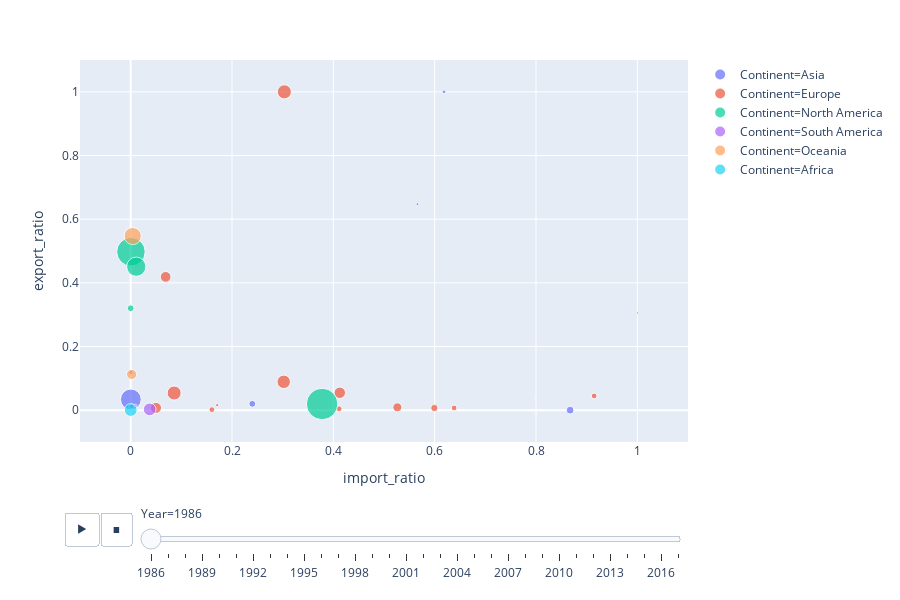

The notebook cell this image was saved under:
### Code cell
import plotly.express as px
px.scatter(exchanges, x="import_ratio", y="export_ratio", animation_frame="Year", animation_group="Country",
           size="Honey Consumption", color="Continent", hover_name="Country",
        size_max=55, range_x=[-0.1,1.1], range_y=[-0.1,1.1])

### Figure 1 — Plotly figure (JSON) as saved in the notebook; plotly's stock layout.template omitted (floating-point values rounded to 4 significant figures)
{"data": [{"hoverlabel": {"namelength": 0}, "hovertemplate": "<b>%{hovertext}</b><br><br>Continent=Asia<br>Year=1986<br>import_ratio=%{x}<br>export_ratio=%{y}<br>Honey Consumption=%{marker.size}", "hovertext": ["Cyprus", "Israel", "Jordan", "Japan", "China, Taiwan Province of", "Thailand", "Turkey", "Saudi Arabia"], "ids": ["Cyprus", "Israel", "Jordan", "Japan", "China, Taiwan Province of", "Thailand", "Turkey", "Saudi Arabia"], "legendgroup": "Continent=Asia", "marker": {"color": "#636efa", "size": [720, 1520, 67, 5553, 4230, 1300, 39649, 4], "sizemode": "area", "sizeref": 183.5, "symbol": "circle"}, "mode": "markers", "name": "Continent=Asia", "showlegend": true, "type": "scatter", "x": [0.5661, 0.0007353, 0.7972, 0.8674, 0.24, 0.6184, 0.0003649, 1], "xaxis": "x", "y": [0.6471, 0.1184, 0.03559, 0, 0.01991, 1, 0.03389, 1], "yaxis": "y"}, {"hoverlabel": {"namelength": 0}, "hovertemplate": "<b>%{hovertext}</b><br><br>Continent=Europe<br>Year=1986<br>import_ratio=%{x}<br>export_ratio=%{y}<br>Honey Consumption=%{marker.size}", "hovertext": ["Poland", "Italy", "Spain", "Austria", "United Kingdom", "Portugal", "Switzerland", "Greece", "Bulgaria", "Netherlands", "Hungary", "Norway", "Ireland", "Sweden", "Denmark", "France"], "ids": ["Poland", "Italy", "Spain", "Austria", "United Kingdom", "Portugal", "Switzerland", "Greece", "Bulgaria", "Netherlands", "Hungary", "Norway", "Ireland", "Sweden", "Denmark", "France"], "legendgroup": "Continent=Europe", "marker": {"color": "#EF553B", "size": [18011, 7500, 16556, 5000, 3000, 3176, 3006, 11350, 10557, 500, 18260, 970, 58, 3312, 0, 12000], "sizemode": "area", "sizeref": 183.5, "symbol": "circle"}, "mode": "markers", "name": "Continent=Europe", "showlegend": true, "type": "scatter", "x": [0.08584, 0.5263, 0.3021, 0.5994, 0.9148, 0.1603, 0.6384, 0.04992, 0.06904, 1, 0.3034, 0.1707, 1, 0.4113, 0, 0.4127], "xaxis": "x", "y": [0.05391, 0.008879, 0.08908, 0.006679, 0.0447, 0.001589, 0.006989, 0.007084, 0.4187, 0.3056, 1, 0.01568, 0.099, 0.004117, 0, 0.05461], "yaxis": "y"}, {"hoverlabel": {"namelength": 0}, "hovertemplate": "<b>%{hovertext}</b><br><br>Continent=North America<br>Year=1986<br>import_ratio=%{x}<br>export_ratio=%{y}<br>Honey Consumption=%{marker.size}", "hovertext": ["Mexico", "Guatemala", "United States of America", "Canada"], "ids": ["Mexico", "Guatemala", "United States of America", "Canada"], "legendgroup": "Continent=North America", "marker": {"color": "#00cc96", "size": [74613, 4227, 90897, 34040], "sizemode": "area", "sizeref": 183.5, "symbol": "circle"}, "mode": "markers", "name": "Continent=North America", "showlegend": true, "type": "scatter", "x": [0.0006019, 0, 0.3779, 0.01104], "xaxis": "x", "y": [0.4975, 0.3201, 0.01942, 0.4507], "yaxis": "y"}, {"hoverlabel": {"namelength": 0}, "hovertemplate": "<b>%{hovertext}</b><br><br>Continent=South America<br>Year=1986<br>import_ratio=%{x}<br>export_ratio=%{y}<br>Honey Consumption=%{marker.size}", "hovertext": ["Colombia", "Venezuela (Bolivarian Republic of)", "Brazil"], "ids": ["Colombia", "Venezuela (Bolivarian Republic of)", "Brazil"], "legendgroup": "Continent=South America", "marker": {"color": "#ab63fa", "size": [2300, 616, 14812], "sizemode": "area", "sizeref": 183.5, "symbol": "circle"}, "mode": "markers", "name": "Continent=South America", "showlegend": true, "type": "scatter", "x": [0.001756, 0.009788, 0.03752], "xaxis": "x", "y": [0.01141, 0.01468, 0.002476], "yaxis": "y"}, {"hoverlabel": {"namelength": 0}, "hovertemplate": "<b>%{hovertext}</b><br><br>Continent=Oceania<br>Year=1986<br>import_ratio=%{x}<br>export_ratio=%{y}<br>Honey Consumption=%{marker.size}", "hovertext": ["New Zealand", "Australia"], "ids": ["New Zealand", "Australia"], "legendgroup": "Continent=Oceania", "marker": {"color": "#FFA15A", "size": [9471, 26900], "sizemode": "area", "sizeref": 183.5, "symbol": "circle"}, "mode": "markers", "name": "Continent=Oceania", "showlegend": true, "type": "scatter", "x": [0.001876, 0.004072], "xaxis": "x", "y": [0.1123, 0.5469], "yaxis": "y"}, {"hoverlabel": {"namelength": 0}, "hovertemplate": "<b>%{hovertext}</b><br><br>Continent=Africa<br>Year=1986<br>import_ratio=%{x}<br>export_ratio=%{y}<br>Honey Consumption=%{marker.size}", "hovertext": ["Kenya"], "ids": ["Kenya"], "legendgroup": "Continent=Africa", "marker": {"color": "#19d3f3", "size": [15000], "sizemode": "area", "sizeref": 183.5, "symbol": "circle"}, "mode": "markers", "name": "Continent=Africa", "showlegend": true, "type": "scatter", "x": [0.0002001], "xaxis": "x", "y": [0.0005335], "yaxis": "y"}], "layout": {"height": 600, "legend": {"itemsizing": "constant", "tracegroupgap": 0}, "margin": {"t": 60}, "sliders": [{"active": 0, "currentvalue": {"prefix": "Year="}, "len": 0.9, "pad": {"b": 10, "t": 60}, "steps": [{"args": [["1986"], {"frame": {"duration": 0, "redraw": false}, "fromcurrent": true, "mode": "immediate", "transition": {"duration": 0, "easing": "linear"}}], "label": "1986", "method": "animate"}, {"args": [["1987"], {"frame": {"duration": 0, "redraw": false}, "fromcurrent": true, "mode": "immediate", "transition": {"duration": 0, "easing": "linear"}}], "label": "1987", "method": "animate"}, {"args": [["1988"], {"frame": {"duration": 0, "redraw": false}, "fromcurrent": true, "mode": "immediate", "transition": {"duration": 0, "easing": "linear"}}], "label": "1988", "method": "animate"}, {"args": [["1989"], {"frame": {"duration": 0, "redraw": false}, "fromcurrent": true, "mode": "immediate", "transition": {"duration": 0, "easing": "linear"}}], "label": "1989", "method": "animate"}, {"args": [["1990"], {"frame": {"duration": 0, "redraw": false}, "fromcurrent": true, "mode": "immediate", "transition": {"duration": 0, "easing": "linear"}}], "label": "1990", "method": "animate"}, {"args": [["1991"], {"frame": {"duration": 0, "redraw": false}, "fromcurrent": true, "mode": "immediate", "transition": {"duration": 0, "easing": "linear"}}], "label": "1991", "method": "animate"}, {"args": [["1992"], {"frame": {"duration": 0, "redraw": false}, "fromcurrent": true, "mode": "immediate", "transition": {"duration": 0, "easing": "linear"}}], "label": "1992", "method": "animate"}, {"args": [["1993"], {"frame": {"duration": 0, "redraw": false}, "fromcurrent": true, "mode": "immediate", "transition": {"duration": 0, "easing": "linear"}}], "label": "1993", "method": "animate"}, {"args": [["1994"], {"frame": {"duration": 0, "redraw": false}, "fromcurrent": true, "mode": "immediate", "transition": {"duration": 0, "easing": "linear"}}], "label": "1994", "method": "animate"}, {"args": [["1995"], {"frame": {"duration": 0, "redraw": false}, "fromcurrent": true, "mode": "immediate", "transition": {"duration": 0, "easing": "linear"}}], "label": "1995", "method": "animate"}, {"args": [["1996"], {"frame": {"duration": 0, "redraw": false}, "fromcurrent": true, "mode": "immediate", "transition": {"duration": 0, "easing": "linear"}}], "label": "1996", "method": "animate"}, {"args": [["1997"], {"frame": {"duration": 0, "redraw": false}, "fromcurrent": true, "mode": "immediate", "transition": {"duration": 0, "easing": "linear"}}], "label": "1997", "method": "animate"}, {"args": [["1998"], {"frame": {"duration": 0, "redraw": false}, "fromcurrent": true, "mode": "immediate", "transition": {"duration": 0, "easing": "linear"}}], "label": "1998", "method": "animate"}, {"args": [["1999"], {"frame": {"duration": 0, "redraw": false}, "fromcurrent": true, "mode": "immediate", "transition": {"duration": 0, "easing": "linear"}}], "label": "1999", "method": "animate"}, {"args": [["2000"], {"frame": {"duration": 0, "redraw": false}, "fromcurrent": true, "mode": "immediate", "transition": {"duration": 0, "easing": "linear"}}], "label": "2000", "method": "animate"}, {"args": [["2001"], {"frame": {"duration": 0, "redraw": false}, "fromcurrent": true, "mode": "immediate", "transition": {"duration": 0, "easing": "linear"}}], "label": "2001", "method": "animate"}, {"args": [["2002"], {"frame": {"duration": 0, "redraw": false}, "fromcurrent": true, "mode": "immediate", "transition": {"duration": 0, "easing": "linear"}}], "label": "2002", "method": "animate"}, {"args": [["2003"], {"frame": {"duration": 0, "redraw": false}, "fromcurrent": true, "mode": "immediate", "transition": {"duration": 0, "easing": "linear"}}], "label": "2003", "method": "animate"}, {"args": [["2004"], {"frame": {"duration": 0, "redraw": false}, "fromcurrent": true, "mode": "immediate", "transition": {"duration": 0, "easing": "linear"}}], "label": "2004", "method": "animate"}, {"args": [["2005"], {"frame": {"duration": 0, "redraw": false}, "fromcurrent": true, "mode": "immediate", "transition": {"duration": 0, "easing": "linear"}}], "label": "2005", "method": "animate"}, {"args": [["2006"], {"frame": {"duration": 0, "redraw": false}, "fromcurrent": true, "mode": "immediate", "transition": {"duration": 0, "easing": "linear"}}], "label": "2006", "method": "animate"}, {"args": [["2007"], {"frame": {"duration": 0, "redraw": false}, "fromcurrent": true, "mode": "immediate", "transition": {"duration": 0, "easing": "linear"}}], "label": "2007", "method": "animate"}, {"args": [["2008"], {"frame": {"duration": 0, "redraw": false}, "fromcurrent": true, "mode": "immediate", "transition": {"duration": 0, "easing": "linear"}}], "label": "2008", "method": "animate"}, {"args": [["2009"], {"frame": {"duration": 0, "redraw": false}, "fromcurrent": true, "mode": "immediate", "transition": {"duration": 0, "easing": "linear"}}], "label": "2009", "method": "animate"}, {"args": [["2010"], {"frame": {"duration": 0, "redraw": false}, "fromcurrent": true, "mode": "immediate", "transition": {"duration": 0, "easing": "linear"}}], "label": "2010", "method": "animate"}, {"args": [["2011"], {"frame": {"duration": 0, "redraw": false}, "fromcurrent": true, "mode": "immediate", "transition": {"duration": 0, "easing": "linear"}}], "label": "2011", "method": "animate"}, {"args": [["2012"], {"frame": {"duration": 0, "redraw": false}, "fromcurrent": true, "mode": "immediate", "transition": {"duration": 0, "easing": "linear"}}], "label": "2012", "method": "animate"}, {"args": [["2013"], {"frame": {"duration": 0, "redraw": false}, "fromcurrent": true, "mode": "immediate", "transition": {"duration": 0, "easing": "linear"}}], "label": "2013", "method": "animate"}, {"args": [["2014"], {"frame": {"duration": 0, "redraw": false}, "fromcurrent": true, "mode": "immediate", "transition": {"duration": 0, "easing": "linear"}}], "label": "2014", "method": "animate"}, {"args": [["2015"], {"frame": {"duration": 0, "redraw": false}, "fromcurrent": true, "mode": "immediate", "transition": {"duration": 0, "easing": "linear"}}], "label": "2015", "method": "animate"}, {"args": [["2016"], {"frame": {"duration": 0, "redraw": false}, "fromcurrent": true, "mode": "immediate", "transition": {"duration": 0, "easing": "linear"}}], "label": "2016", "method": "animate"}, {"args": [["2017"], {"frame": {"duration": 0, "redraw": false}, "fromcurrent": true, "mode": "immediate", "transition": {"duration": 0, "easing": "linear"}}], "label": "2017", "method": "animate"}], "x": 0.1, "xanchor": "left", "y": 0, "yanchor": "top"}], "updatemenus": [{"buttons": [{"args": [null, {"frame": {"duration": 500, "redraw": false}, "fromcurrent": true, "mode": "immediate", "transition": {"duration": 500, "easing": "linear"}}], "label": "&#9654;", "method": "animate"}, {"args": [[null], {"frame": {"duration": 0, "redraw": false}, "fromcurrent": true, "mode": "immediate", "transition": {"duration": 0, "easing": "linear"}}], "label": "&#9724;", "method": "animate"}], "direction": "left", "pad": {"r": 10, "t": 70}, "showactive": false, "type": "buttons", "x": 0.1, "xanchor": "right", "y": 0, "yanchor": "top"}], "xaxis": {"anchor": "y", "domain": [0, 1], "range": [-0.1, 1.1], "title": {"text": "import_ratio"}}, "yaxis": {"anchor": "x", "domain": [0, 1], "range": [-0.1, 1.1], "title": {"text": "export_ratio"}}}}
